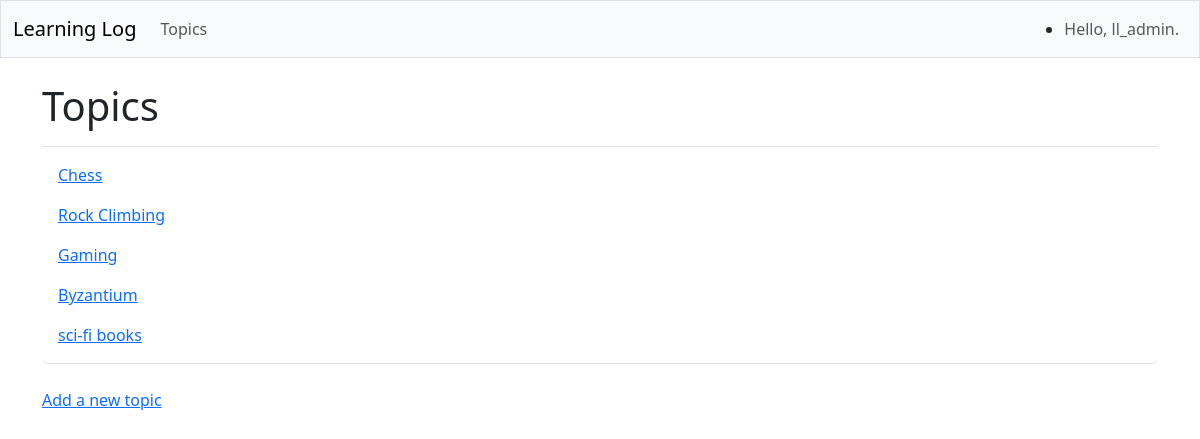
The app's page /topics/ (signed in), older data.
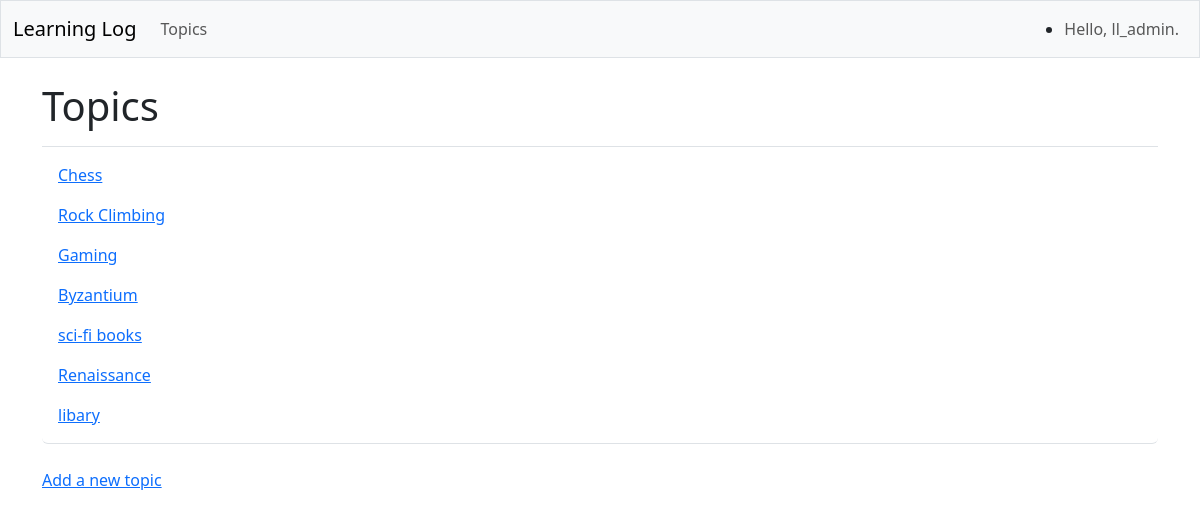
The same page, newer data.
### learning_logs/models.py (models this page shows, shortened)
class Topic(models.Model):
    text = models.CharField(max_length=200)
    date_added = models.DateTimeField(auto_now_add=True)
    owner = models.ForeignKey(User, on_delete=models.CASCADE)

### learning_logs/views.py (the view)
# urls.py: path('topics/', views.topics, name='topics'),
@login_required
def topics(request):
    topics = Topic.objects.filter(owner=request.user).order_by('date_added')
    context = {'topics': topics}
    return render(request, 'learning_logs/topics.html', context)

### learning_logs/templates/learning_logs/topics.html
{% extends 'learning_logs/base.html'%}
{% block page_header %}
   <h1>Topics</h1>
{% endblock page_header %}
{% block content %}
    <ul class="list-group border-bottom pb-2 mb-4">
        {% for topic in topics %}
            <li class="list-group-item border-0">
                <a href="{% url 'learning_logs:topic' topic.id %}">
                    {{topic.text }}</a>
            </li>
            {% empty%}
                <li class="list-group-item border-0">No topics habe been added yet.</li>
            {% endfor %}
    </ul>
    <a href="{% url 'learning_logs:new_topic' %}">Add a new topic</a>
{% endblock content%}

Row changes from the older to the newer data that the page shows:
added Topic: text "Renaissance"
added Topic: text "libary"
